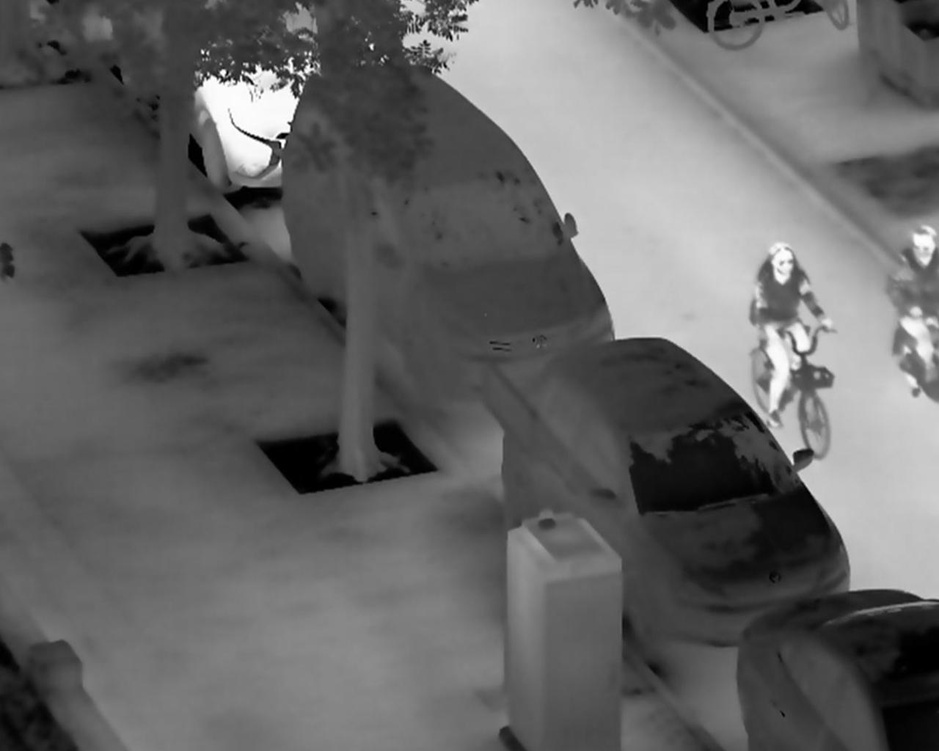
#> input picture dataset/images/test.jpg, 939 x 751 px, shrunk from 1280 x 1024 before the run, found by its file name
$ python stage2.py
#> lines starting #> are read from the running program, lines starting #| are printed output that depends on the picture
import cv2

print("STAGE 2 STARTED")

# Load image
image = cv2.imread(
    "dataset/images/test.jpg",
    cv2.IMREAD_GRAYSCALE
)
#> image is the input picture: shape (751, 939); min 0, max 255, mean 101.1

if image is None:
    print("ERROR: Could not load image")
    exit()

print("Image loaded successfully!")


# Normalization
normalized = cv2.normalize(
    image,
    None,
    0,
    255,
    cv2.NORM_MINMAX
)

print("Normalization completed!")


# CLAHE
clahe = cv2.createCLAHE(
    clipLimit=2.0,
    tileGridSize=(8, 8)
)

clahe_image = clahe.apply(normalized)
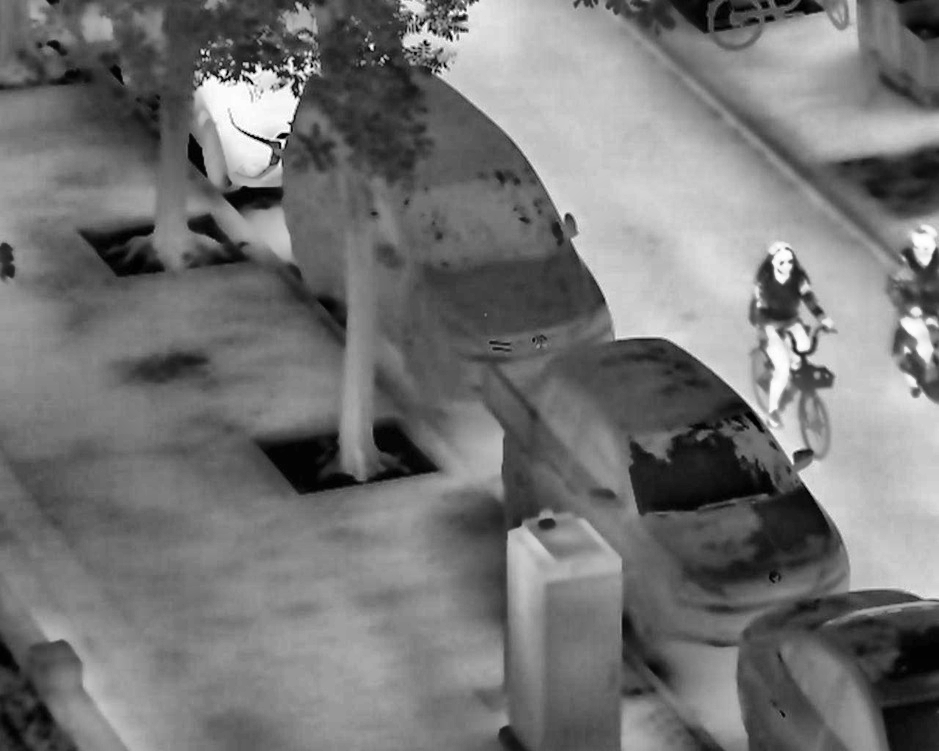
#> clahe_image: shape (751, 939); min 0, max 255, mean 117.1

print("CLAHE completed!")


# Bilateral filtering
filtered = cv2.bilateralFilter(
    clahe_image,
    9,
    75,
    75
)

print("Bilateral filtering completed!")


# Save images
cv2.imwrite(
    "output/normalized.jpg",
    normalized
)

cv2.imwrite(
    "output/clahe_stage2.jpg",
    clahe_image
)

cv2.imwrite(
    "output/bilateral_filtered.jpg",
    filtered
)

print("Images saved successfully!")


# Display
cv2.imshow("Original", image)
cv2.imshow("Normalized", normalized)
cv2.imshow("CLAHE", clahe_image)
cv2.imshow("Bilateral Filtered", filtered)

print("Four windows should now be open.")
print("Press any key inside an image window to close them.")

cv2.waitKey(0)
cv2.destroyAllWindows()

print("STAGE 2 FINISHED")
